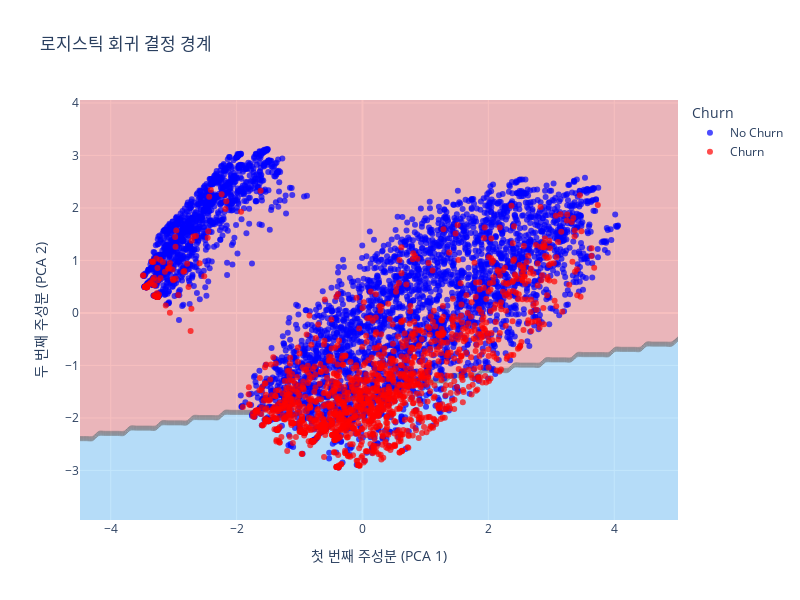

Notebook cell for this chart:
### Code cell
# 로지스틱 회귀 결정 경계 시각화
plot_decision_boundary(lr_pipeline, X_train, y_train, "로지스틱 회귀 결정 경계")

### Figure 1 — Plotly figure (JSON) as saved in the notebook; plotly's stock layout.template omitted (floating-point values rounded to 4 significant figures; data arrays with more than 128 entries replaced by an {"elided": "..."} marker saying what was removed)
{"data": [{"colorscale": [[0, "lightcoral"], [1, "lightskyblue"]], "opacity": 0.5, "showscale": false, "type": "contour", "x": [-4.488, -4.388, -4.288, -4.188, -4.088, -3.988, -3.888, -3.788, -3.688, -3.588, -3.488, -3.388, -3.288, -3.188, -3.088, -2.988, -2.888, -2.788, -2.688, -2.588, -2.488, -2.388, -2.288, -2.188, -2.088, -1.988, -1.888, -1.788, -1.688, -1.588, -1.488, -1.388, -1.288, -1.188, -1.088, -0.9876, -0.8876, -0.7876, -0.6876, -0.5876, -0.4876, -0.3876, -0.2876, -0.1876, -0.08762, 0.01238, 0.1124, 0.2124, 0.3124, 0.4124, 0.5124, 0.6124, 0.7124, 0.8124, 0.9124, 1.012, 1.112, 1.212, 1.312, 1.412, 1.512, 1.612, 1.712, 1.812, 1.912, 2.012, 2.112, 2.212, 2.312, 2.412, 2.512, 2.612, 2.712, 2.812, 2.912, 3.012, 3.112, 3.212, 3.312, 3.412, 3.512, 3.612, 3.712, 3.812, 3.912, 4.012, 4.112, 4.212, 4.312, 4.412, 4.512, 4.612, 4.712, 4.812, 4.912, 5.012], "y": [-3.944, -3.844, -3.744, -3.644, -3.544, -3.444, -3.344, -3.244, -3.144, -3.044, -2.944, -2.844, -2.744, -2.644, -2.544, -2.444, -2.344, -2.244, -2.144, -2.044, -1.944, -1.844, -1.744, -1.644, -1.544, -1.444, -1.344, -1.244, -1.144, -1.044, -0.9438, -0.8438, -0.7438, -0.6438, -0.5438, -0.4438, -0.3438, -0.2438, -0.1438, -0.04376, 0.05624, 0.1562, 0.2562, 0.3562, 0.4562, 0.5562, 0.6562, 0.7562, 0.8562, 0.9562, 1.056, 1.156, 1.256, 1.356, 1.456, 1.556, 1.656, 1.756, 1.856, 1.956, 2.056, 2.156, 2.256, 2.356, 2.456, 2.556, 2.656, 2.756, 2.856, 2.956, 3.056, 3.156, 3.256, 3.356, 3.456, 3.556, 3.656, 3.756, 3.856, 3.956, 4.056], "z": {"elided": "81x96 int values"}}, {"marker": {"color": "blue", "opacity": 0.7, "size": 6}, "mode": "markers", "name": "No Churn", "showlegend": true, "type": "scatter", "x": {"elided": "4139 float values"}, "y": {"elided": "4139 float values"}}, {"marker": {"color": "red", "opacity": 0.7, "size": 6}, "mode": "markers", "name": "Churn", "showlegend": true, "type": "scatter", "x": {"elided": "1495 float values"}, "y": {"elided": "1495 float values"}}], "layout": {"height": 600, "legend": {"title": {"text": "Churn"}}, "title": {"text": "로지스틱 회귀 결정 경계"}, "width": 800, "xaxis": {"title": {"text": "첫 번째 주성분 (PCA 1)"}}, "yaxis": {"title": {"text": "두 번째 주성분 (PCA 2)"}}}}
